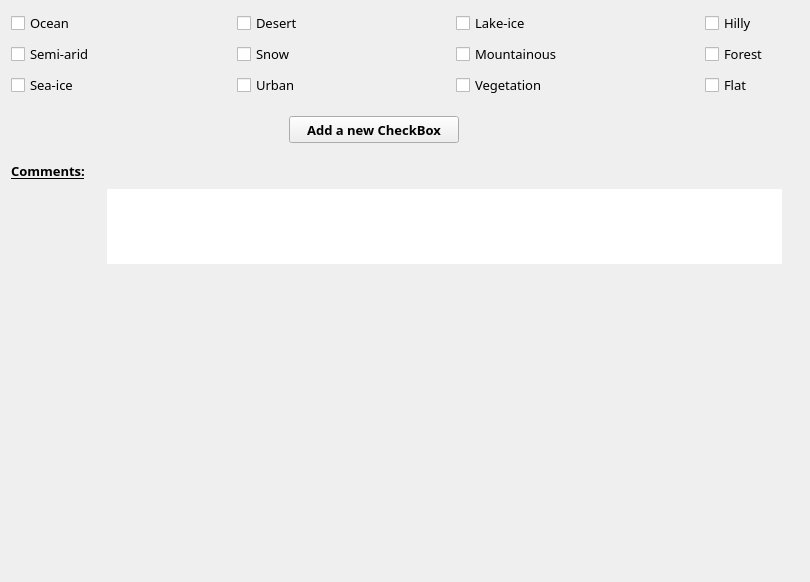
          <widget class="QWidget" name="page_7">
           <property name="geometry">
            <rect>
             <x>0</x>
             <y>0</y>
             <width>810</width>
             <height>582</height>
            </rect>
           </property>
           <attribute name="label">
            <string>Land or Ocean Surfaces Overflown</string>
           </attribute>
           <layout class="QGridLayout" name="gridLayout_22">
            <item row="0" column="0">
             <layout class="QVBoxLayout" name="verticalLayout_64">
              <item>
               <layout class="QHBoxLayout" name="horizontalLayout_27">
                <property name="spacing">
                 <number>142</number>
                </property>
                <item>
                 <layout class="QVBoxLayout" name="verticalLayout_22">
                  <property name="spacing">
                   <number>7</number>
                  </property>
                  <item>
                   <widget class="QCheckBox" name="oceanCheck">
                    <property name="font">
                     <font>
                      <family>Droid Sans Fallback</family>
                      <pointsize>10</pointsize>
                      <weight>50</weight>
                      <bold>false</bold>
                      <stylestrategy>PreferAntialias</stylestrategy>
                     </font>
                    </property>
                    <property name="text">
                     <string>Ocean</string>
                    </property>
                   </widget>
                  </item>
                  <item>
                   <widget class="QCheckBox" name="semiAridCheck">
                    <property name="font">
                     <font>
                      <family>Droid Sans Fallback</family>
                      <pointsize>10</pointsize>
                      <weight>50</weight>
                      <bold>false</bold>
                      <stylestrategy>PreferAntialias</stylestrategy>
                     </font>
                    </property>
                    <property name="text">
                     <string>Semi-arid</string>
                    </property>
                   </widget>
                  </item>
                  <item>
                   <widget class="QCheckBox" name="seaIceCheck">
                    <property name="font">
                     <font>
                      <family>Droid Sans Fallback</family>
                      <pointsize>10</pointsize>
                      <weight>50</weight>
                      <bold>false</bold>
                      <stylestrategy>PreferAntialias</stylestrategy>
                     </font>
                    </property>
                    <property name="text">
                     <string>Sea-ice</string>
                    </property>
                   </widget>
                  </item>
                 </layout>
                </item>
                <item>
                 <layout class="QVBoxLayout" name="verticalLayout_23">
                  <property name="spacing">
                   <number>7</number>
                  </property>
                  <item>
                   <widget class="QCheckBox" name="desertCheck">
                    <property name="font">
                     <font>
                      <family>Droid Sans Fallback</family>
                      <pointsize>10</pointsize>
                      <weight>50</weight>
                      <bold>false</bold>
                      <stylestrategy>PreferAntialias</stylestrategy>
                     </font>
                    </property>
                    <property name="text">
                     <string>Desert</string>
                    </property>
                   </widget>
                  </item>
                  <item>
                   <widget class="QCheckBox" name="snowCheck">
                    <property name="font">
                     <font>
                      <family>Droid Sans Fallback</family>
                      <pointsize>10</pointsize>
                      <weight>50</weight>
                      <bold>false</bold>
                      <stylestrategy>PreferAntialias</stylestrategy>
                     </font>
                    </property>
                    <property name="text">
                     <string>Snow</string>
                    </property>
                   </widget>
                  </item>
                  <item>
                   <widget class="QCheckBox" name="urbanCheck">
                    <property name="font">
                     <font>
                      <family>Droid Sans Fallback</family>
                      <pointsize>10</pointsize>
                      <weight>50</weight>
                      <bold>false</bold>
                      <stylestrategy>PreferAntialias</stylestrategy>
                     </font>
                    </property>
                    <property name="text">
                     <string>Urban</string>
                    </property>
                   </widget>
                  </item>
                 </layout>
                </item>
                <item>
                 <layout class="QVBoxLayout" name="verticalLayout_24">
                  <property name="spacing">
                   <number>7</number>
                  </property>
                  <item>
                   <widget class="QCheckBox" name="lakeIceCheck">
                    <property name="font">
                     <font>
                      <family>Droid Sans Fallback</family>
                      <pointsize>10</pointsize>
                      <weight>50</weight>
                      <bold>false</bold>
                      <stylestrategy>PreferAntialias</stylestrategy>
                     </font>
                    </property>
                    <property name="text">
                     <string>Lake-ice</string>
                    </property>
                   </widget>
                  </item>
                  <item>
                   <widget class="QCheckBox" name="mountainousCheck">
                    <property name="font">
                     <font>
                      <family>Droid Sans Fallback</family>
                      <pointsize>10</pointsize>
                      <weight>50</weight>
                      <bold>false</bold>
                      <stylestrategy>PreferAntialias</stylestrategy>
                     </font>
                    </property>
                    <property name="text">
                     <string>Mountainous</string>
                    </property>
                   </widget>
                  </item>
                  <item>
                   <widget class="QCheckBox" name="vegetationCheck">
                    <property name="font">
                     <font>
                      <family>Droid Sans Fallback</family>
                      <pointsize>10</pointsize>
                      <weight>50</weight>
                      <bold>false</bold>
                      <stylestrategy>PreferAntialias</stylestrategy>
                     </font>
                    </property>
                    <property name="text">
                     <string>Vegetation</string>
                    </property>
                   </widget>
                  </item>
                 </layout>
                </item>
                <item>
                 <layout class="QVBoxLayout" name="verticalLayout_52">
                  <property name="spacing">
                   <number>7</number>
                  </property>
                  <item>
                   <widget class="QCheckBox" name="hillyCheck">
                    <property name="font">
                     <font>
                      <family>Droid Sans Fallback</family>
                      <pointsize>10</pointsize>
                      <weight>50</weight>
                      <bold>false</bold>
                      <stylestrategy>PreferAntialias</stylestrategy>
                     </font>
                    </property>
                    <property name="text">
                     <string>Hilly</string>
                    </property>
                   </widget>
                  </item>
                  <item>
                   <widget class="QCheckBox" name="forestCheck">
                    <property name="font">
                     <font>
                      <family>Droid Sans Fallback</family>
                      <pointsize>10</pointsize>
                      <weight>50</weight>
                      <bold>false</bold>
                      <stylestrategy>PreferAntialias</stylestrategy>
                     </font>
                    </property>
                    <property name="text">
                     <string>Forest</string>
                    </property>
                   </widget>
                  </item>
                  <item>
                   <widget class="QCheckBox" name="flatCheck">
                    <property name="font">
                     <font>
                      <family>Droid Sans Fallback</family>
                      <pointsize>10</pointsize>
                      <weight>50</weight>
                      <bold>false</bold>
                      <stylestrategy>PreferAntialias</stylestrategy>
                     </font>
                    </property>
                    <property name="text">
                     <string>Flat</string>
                    </property>
                   </widget>
                  </item>
                 </layout>
                </item>
               </layout>
              </item>
              <item>
               <spacer name="verticalSpacer_28">
                <property name="orientation">
                 <enum>Qt::Vertical</enum>
                </property>
                <property name="sizeType">
                 <enum>QSizePolicy::Fixed</enum>
                </property>
                <property name="sizeHint" stdset="0">
                 <size>
                  <width>20</width>
                  <height>13</height>
                 </size>
                </property>
               </spacer>
              </item>
              <item>
               <layout class="QHBoxLayout" name="horizontalLayout_66">
                <item>
                 <spacer name="horizontalSpacer_70">
                  <property name="orientation">
                   <enum>Qt::Horizontal</enum>
                  </property>
                  <property name="sizeHint" stdset="0">
                   <size>
                    <width>40</width>
                    <height>20</height>
                   </size>
                  </property>
                 </spacer>
                </item>
                <item>
                 <widget class="QPushButton" name="so_addButton">
                  <property name="minimumSize">
                   <size>
                    <width>170</width>
                    <height>27</height>
                   </size>
                  </property>
                  <property name="maximumSize">
                   <size>
                    <width>170</width>
                    <height>27</height>
                   </size>
                  </property>
                  <property name="font">
                   <font>
                    <family>Droid Sans Fallback</family>
                    <pointsize>10</pointsize>
                    <weight>75</weight>
                    <bold>true</bold>
                    <stylestrategy>PreferAntialias</stylestrategy>
                   </font>
                  </property>
                  <property name="text">
                   <string>Add a new CheckBox</string>
                  </property>
                  <property name="flat">
                   <bool>false</bool>
                  </property>
                 </widget>
                </item>
                <item>
                 <spacer name="horizontalSpacer_71">
                  <property name="orientation">
                   <enum>Qt::Horizontal</enum>
                  </property>
                  <property name="sizeType">
                   <enum>QSizePolicy::Fixed</enum>
                  </property>
                  <property name="sizeHint" stdset="0">
                   <size>
                    <width>13</width>
                    <height>20</height>
                   </size>
                  </property>
                 </spacer>
                </item>
                <item>
                 <widget class="QToolButton" name="so_infoButton">
                  <property name="minimumSize">
                   <size>
                    <width>27</width>
                    <height>27</height>
                   </size>
                  </property>
                  <property name="maximumSize">
                   <size>
                    <width>27</width>
                    <height>27</height>
                   </size>
                  </property>
                  <property name="text">
                   <string/>
                  </property>
                  <property name="icon">
                   <iconset>
                    <normaloff>icons/info_icon.png</normaloff>icons/info_icon.png</iconset>
                  </property>
                  <property name="iconSize">
                   <size>
                    <width>27</width>
                    <height>27</height>
                   </size>
                  </property>
                  <property name="autoRaise">
                   <bool>true</bool>
                  </property>
                 </widget>
                </item>
                <item>
                 <spacer name="horizontalSpacer_72">
                  <property name="orientation">
                   <enum>Qt::Horizontal</enum>
                  </property>
                  <property name="sizeHint" stdset="0">
                   <size>
                    <width>40</width>
                    <height>20</height>
                   </size>
                  </property>
                 </spacer>
                </item>
               </layout>
              </item>
              <item>
               <layout class="QGridLayout" name="gridLayout_13"/>
              </item>
              <item>
               <spacer name="verticalSpacer_43">
                <property name="orientation">
                 <enum>Qt::Vertical</enum>
                </property>
                <property name="sizeType">
                 <enum>QSizePolicy::Fixed</enum>
                </property>
                <property name="sizeHint" stdset="0">
                 <size>
                  <width>20</width>
                  <height>13</height>
                 </size>
                </property>
               </spacer>
              </item>
              <item>
               <layout class="QHBoxLayout" name="horizontalLayout_28">
                <item>
                 <layout class="QVBoxLayout" name="verticalLayout_53">
                  <item>
                   <widget class="QLabel" name="label_19">
                    <property name="minimumSize">
                     <size>
                      <width>90</width>
                      <height>27</height>
                     </size>
                    </property>
                    <property name="maximumSize">
                     <size>
                      <width>90</width>
                      <height>27</height>
                     </size>
                    </property>
                    <property name="font">
                     <font>
                      <family>Droid Sans Fallback</family>
                      <pointsize>10</pointsize>
                      <weight>75</weight>
                      <bold>true</bold>
                      <underline>true</underline>
                      <stylestrategy>PreferAntialias</stylestrategy>
                     </font>
                    </property>
                    <property name="text">
                     <string>Comments:</string>
                    </property>
                    <property name="alignment">
                     <set>Qt::AlignLeading|Qt::AlignLeft|Qt::AlignTop</set>
                    </property>
                   </widget>
                  </item>
                  <item>
                   <spacer name="verticalSpacer_44">
                    <property name="orientation">
                     <enum>Qt::Vertical</enum>
                    </property>
                    <property name="sizeHint" stdset="0">
                     <size>
                      <width>20</width>
                      <height>18</height>
                     </size>
                    </property>
                   </spacer>
                  </item>
                 </layout>
                </item>
                <item>
                 <widget class="QTextEdit" name="SOOtherTextBox">
                  <property name="minimumSize">
                   <size>
                    <width>675</width>
                    <height>75</height>
                   </size>
                  </property>
                  <property name="maximumSize">
                   <size>
                    <width>675</width>
                    <height>75</height>
                   </size>
                  </property>
                  <property name="font">
                   <font>
                    <family>FreeSans</family>
                    <pointsize>10</pointsize>
                    <weight>50</weight>
                    <bold>false</bold>
                    <stylestrategy>PreferAntialias</stylestrategy>
                   </font>
                  </property>
                  <property name="frameShape">
                   <enum>QFrame::NoFrame</enum>
                  </property>
                 </widget>
                </item>
               </layout>
              </item>
             </layout>
            </item>
            <item row="0" column="1">
             <spacer name="horizontalSpacer_44">
              <property name="orientation">
               <enum>Qt::Horizontal</enum>
              </property>
              <property name="sizeHint" stdset="0">
               <size>
                <width>8</width>
                <height>20</height>
               </size>
              </property>
             </spacer>
            </item>
            <item row="1" column="0">
             <spacer name="verticalSpacer_14">
              <property name="orientation">
               <enum>Qt::Vertical</enum>
              </property>
              <property name="sizeHint" stdset="0">
               <size>
                <width>20</width>
                <height>277</height>
               </size>
              </property>
             </spacer>
            </item>
           </layout>
          </widget>
